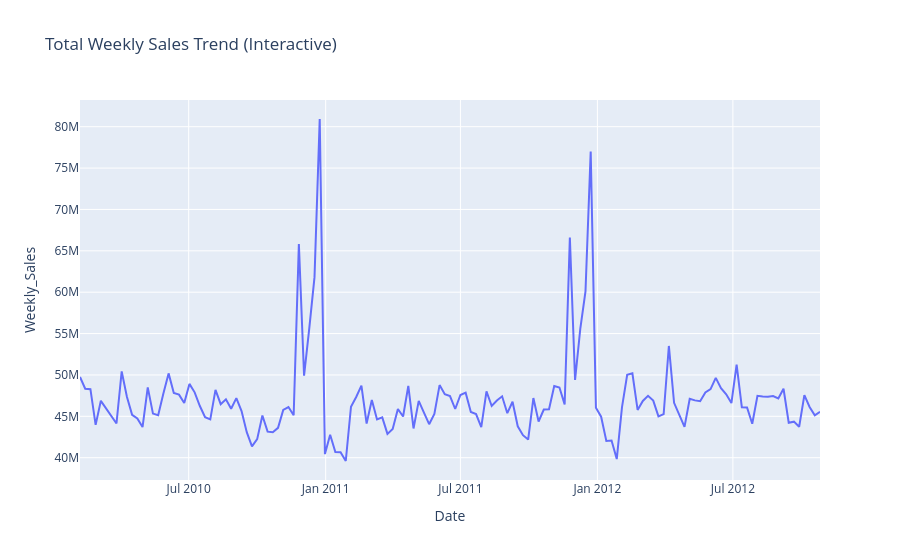

Notebook code cell kept with this figure:
### Markdown cell above
### Interactive Plotly Dashboard

#### Sales Trend Dashboard

### Code cell
fig = px.line(
    sales_trend,
    x="Date",
    y="Weekly_Sales",
    title="Total Weekly Sales Trend (Interactive)"
)

fig.show()

### Figure 1 — Plotly figure (JSON) as saved in the notebook; plotly's stock layout.template omitted (floating-point values rounded to 4 significant figures; data arrays with more than 128 entries replaced by an {"elided": "..."} marker saying what was removed)
{"data": [{"hovertemplate": "Date=%{x}<br>Weekly_Sales=%{y}<extra></extra>", "legendgroup": "", "line": {"color": "#636efa", "dash": "solid"}, "marker": {"symbol": "circle"}, "mode": "lines", "name": "", "orientation": "v", "showlegend": false, "type": "scatter", "x": {"elided": "143 str values"}, "xaxis": "x", "y": {"elided": "143 float values"}, "yaxis": "y"}], "layout": {"legend": {"tracegroupgap": 0}, "title": {"text": "Total Weekly Sales Trend (Interactive)"}, "xaxis": {"anchor": "y", "domain": [0, 1], "title": {"text": "Date"}}, "yaxis": {"anchor": "x", "domain": [0, 1], "title": {"text": "Weekly_Sales"}}}}
